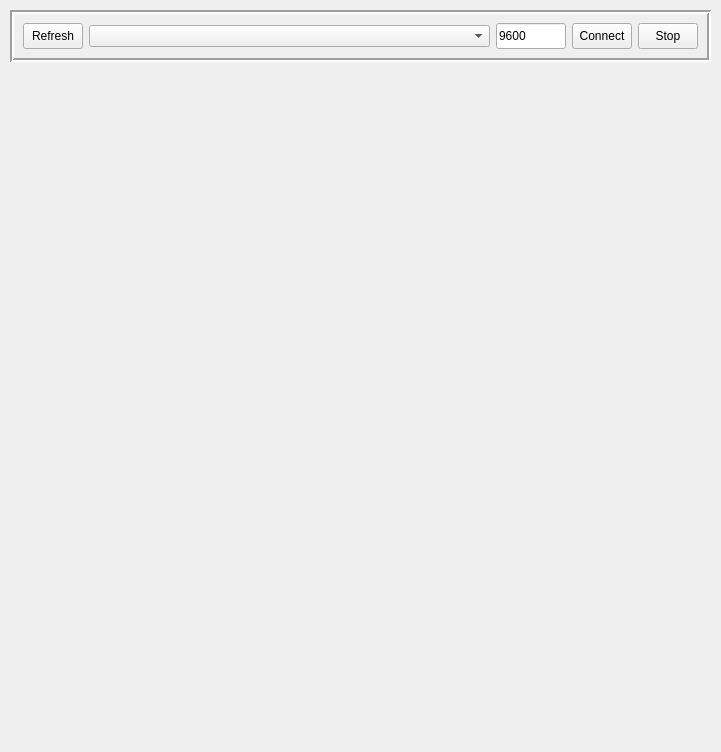
<?xml version="1.0" encoding="UTF-8"?>
<ui version="4.0">
 <class>Form</class>
 <widget class="QWidget" name="Form">
  <property name="geometry">
   <rect>
    <x>0</x>
    <y>0</y>
    <width>721</width>
    <height>752</height>
   </rect>
  </property>
  <property name="windowTitle">
   <string>Form</string>
  </property>
  <widget class="QFrame" name="ComConnectionFrame">
   <property name="geometry">
    <rect>
     <x>10</x>
     <y>10</y>
     <width>701</width>
     <height>52</height>
    </rect>
   </property>
   <property name="frameShape">
    <enum>QFrame::Box</enum>
   </property>
   <property name="frameShadow">
    <enum>QFrame::Sunken</enum>
   </property>
   <property name="lineWidth">
    <number>2</number>
   </property>
   <layout class="QHBoxLayout" name="horizontalLayout">
    <item>
     <widget class="QPushButton" name="ComRefreshButton">
      <property name="maximumSize">
       <size>
        <width>60</width>
        <height>60</height>
       </size>
      </property>
      <property name="text">
       <string>Refresh</string>
      </property>
     </widget>
    </item>
    <item>
     <widget class="QComboBox" name="comboBox"/>
    </item>
    <item>
     <widget class="QLineEdit" name="lineEdit">
      <property name="maximumSize">
       <size>
        <width>70</width>
        <height>60</height>
       </size>
      </property>
      <property name="text">
       <string>9600</string>
      </property>
     </widget>
    </item>
    <item>
     <widget class="QPushButton" name="ComConnectButton">
      <property name="maximumSize">
       <size>
        <width>60</width>
        <height>60</height>
       </size>
      </property>
      <property name="text">
       <string>Connect</string>
      </property>
     </widget>
    </item>
    <item>
     <widget class="QPushButton" name="ComStopButton">
      <property name="maximumSize">
       <size>
        <width>60</width>
        <height>60</height>
       </size>
      </property>
      <property name="text">
       <string>Stop</string>
      </property>
     </widget>
    </item>
   </layout>
  </widget>
 </widget>
 <resources/>
 <connections/>
</ui>
